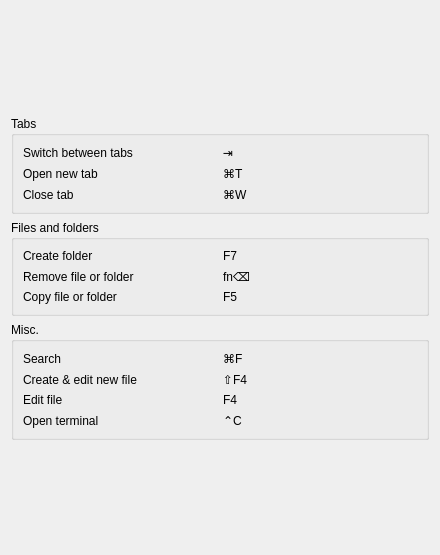
<?xml version="1.0" encoding="UTF-8"?>
<ui version="4.0">
 <class>HelpDialog</class>
 <widget class="QWidget" name="HelpDialog">
  <property name="geometry">
   <rect>
    <x>0</x>
    <y>0</y>
    <width>440</width>
    <height>555</height>
   </rect>
  </property>
  <property name="windowTitle">
   <string>Quick help</string>
  </property>
  <layout class="QVBoxLayout" name="verticalLayout">
   <item>
    <spacer name="verticalSpacer_2">
     <property name="orientation">
      <enum>Qt::Vertical</enum>
     </property>
     <property name="sizeHint" stdset="0">
      <size>
       <width>20</width>
       <height>73</height>
      </size>
     </property>
    </spacer>
   </item>
   <item>
    <widget class="QGroupBox" name="groupBox">
     <property name="title">
      <string>Tabs</string>
     </property>
     <layout class="QGridLayout" name="gridLayout">
      <item row="1" column="0">
       <widget class="QLabel" name="label_4">
        <property name="text">
         <string>Switch between tabs </string>
        </property>
       </widget>
      </item>
      <item row="1" column="1">
       <widget class="QLabel" name="label_5">
        <property name="text">
         <string>⇥</string>
        </property>
       </widget>
      </item>
      <item row="2" column="1">
       <widget class="QLabel" name="label_2">
        <property name="text">
         <string>⌘T</string>
        </property>
       </widget>
      </item>
      <item row="2" column="0">
       <widget class="QLabel" name="label_6">
        <property name="text">
         <string>Open new tab</string>
        </property>
       </widget>
      </item>
      <item row="3" column="0">
       <widget class="QLabel" name="label_7">
        <property name="text">
         <string>Close tab</string>
        </property>
       </widget>
      </item>
      <item row="3" column="1">
       <widget class="QLabel" name="label_3">
        <property name="text">
         <string>⌘W</string>
        </property>
       </widget>
      </item>
     </layout>
    </widget>
   </item>
   <item>
    <widget class="QGroupBox" name="groupBox_2">
     <property name="title">
      <string>Files and folders</string>
     </property>
     <layout class="QGridLayout" name="gridLayout_2">
      <item row="1" column="1">
       <widget class="QLabel" name="label_16">
        <property name="text">
         <string>fn⌫</string>
        </property>
       </widget>
      </item>
      <item row="2" column="1">
       <widget class="QLabel" name="label_13">
        <property name="text">
         <string>F5</string>
        </property>
       </widget>
      </item>
      <item row="2" column="0">
       <widget class="QLabel" name="label_8">
        <property name="text">
         <string>Copy file or folder</string>
        </property>
       </widget>
      </item>
      <item row="0" column="1">
       <widget class="QLabel" name="label_15">
        <property name="text">
         <string>F7</string>
        </property>
       </widget>
      </item>
      <item row="1" column="0">
       <widget class="QLabel" name="label_9">
        <property name="text">
         <string>Remove file or folder</string>
        </property>
       </widget>
      </item>
      <item row="0" column="0">
       <widget class="QLabel" name="label_10">
        <property name="text">
         <string>Create folder</string>
        </property>
       </widget>
      </item>
     </layout>
    </widget>
   </item>
   <item>
    <widget class="QGroupBox" name="groupBox_3">
     <property name="title">
      <string>Misc.</string>
     </property>
     <layout class="QGridLayout" name="gridLayout_3">
      <item row="3" column="0">
       <widget class="QLabel" name="label_19">
        <property name="text">
         <string>Edit file</string>
        </property>
       </widget>
      </item>
      <item row="2" column="0">
       <widget class="QLabel" name="label_17">
        <property name="text">
         <string>Create &amp; edit new file</string>
        </property>
       </widget>
      </item>
      <item row="3" column="1">
       <widget class="QLabel" name="label_20">
        <property name="text">
         <string>F4</string>
        </property>
       </widget>
      </item>
      <item row="2" column="1">
       <widget class="QLabel" name="label_18">
        <property name="text">
         <string>⇧F4</string>
        </property>
       </widget>
      </item>
      <item row="4" column="1">
       <widget class="QLabel" name="label_12">
        <property name="text">
         <string>⌃C</string>
        </property>
       </widget>
      </item>
      <item row="4" column="0">
       <widget class="QLabel" name="label_11">
        <property name="text">
         <string>Open terminal</string>
        </property>
       </widget>
      </item>
      <item row="1" column="0">
       <widget class="QLabel" name="label_21">
        <property name="text">
         <string>Search</string>
        </property>
       </widget>
      </item>
      <item row="1" column="1">
       <widget class="QLabel" name="label_22">
        <property name="text">
         <string>⌘F</string>
        </property>
       </widget>
      </item>
     </layout>
    </widget>
   </item>
   <item>
    <spacer name="verticalSpacer">
     <property name="orientation">
      <enum>Qt::Vertical</enum>
     </property>
     <property name="sizeHint" stdset="0">
      <size>
       <width>20</width>
       <height>40</height>
      </size>
     </property>
    </spacer>
   </item>
  </layout>
 </widget>
 <resources/>
 <connections/>
</ui>
